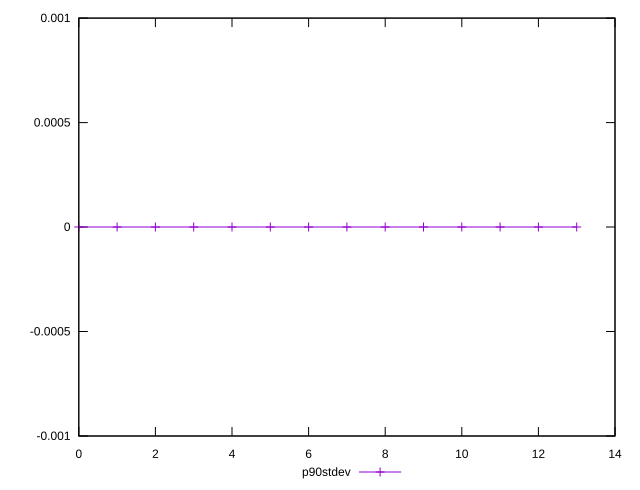

Reproduce this figure in gnuplot.
reset
set terminal svg size 640, 490
set output "reprap/uses-responsive-images/progression/stddev.svg"

$p90Stdev <<EOF
0 0
1 0
2 0
3 0
4 0
5 0
6 0
7 0
8 0
9 0
10 0
11 0
12 0
13 0
EOF

set key outside below
set yrange [-0.001:0.001]

plot \
  $p90Stdev title "p90stdev" with linespoints, \


reset
